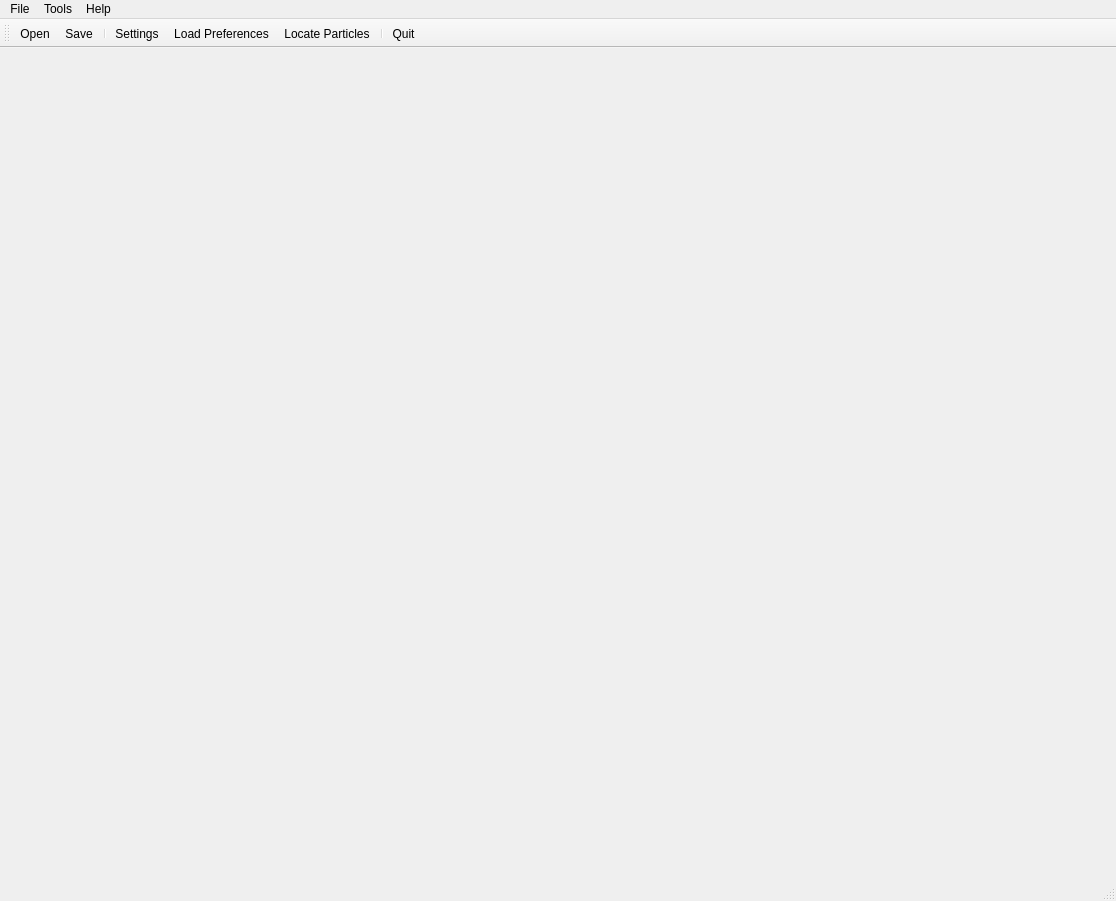
<?xml version="1.0" encoding="UTF-8"?>
<ui version="4.0">
 <class>MainWindow</class>
 <widget class="QMainWindow" name="MainWindow">
  <property name="enabled">
   <bool>true</bool>
  </property>
  <property name="geometry">
   <rect>
    <x>0</x>
    <y>0</y>
    <width>1116</width>
    <height>901</height>
   </rect>
  </property>
  <property name="windowTitle">
   <string>MainWindow</string>
  </property>
  <property name="autoFillBackground">
   <bool>false</bool>
  </property>
  <property name="iconSize">
   <size>
    <width>24</width>
    <height>24</height>
   </size>
  </property>
  <property name="animated">
   <bool>true</bool>
  </property>
  <widget class="QWidget" name="centralwidget">
   <property name="minimumSize">
    <size>
     <width>1116</width>
     <height>826</height>
    </size>
   </property>
   <layout class="QGridLayout" name="gridLayout">
    <property name="leftMargin">
     <number>0</number>
    </property>
    <property name="topMargin">
     <number>0</number>
    </property>
    <property name="rightMargin">
     <number>0</number>
    </property>
    <property name="bottomMargin">
     <number>0</number>
    </property>
    <property name="spacing">
     <number>0</number>
    </property>
   </layout>
  </widget>
  <widget class="QMenuBar" name="menubar">
   <property name="geometry">
    <rect>
     <x>0</x>
     <y>0</y>
     <width>1116</width>
     <height>21</height>
    </rect>
   </property>
   <widget class="QMenu" name="menuFile">
    <property name="title">
     <string>File</string>
    </property>
    <addaction name="action_open"/>
    <addaction name="actionOpen_Recent"/>
    <addaction name="action_save"/>
    <addaction name="action_quit"/>
   </widget>
   <widget class="QMenu" name="menuTools">
    <property name="title">
     <string>Tools</string>
    </property>
    <addaction name="action_settings"/>
   </widget>
   <widget class="QMenu" name="menuHelp">
    <property name="title">
     <string>Help</string>
    </property>
   </widget>
   <addaction name="menuFile"/>
   <addaction name="menuTools"/>
   <addaction name="menuHelp"/>
  </widget>
  <widget class="QStatusBar" name="statusbar"/>
  <widget class="QToolBar" name="toolBar">
   <property name="enabled">
    <bool>true</bool>
   </property>
   <property name="windowTitle">
    <string>toolBar</string>
   </property>
   <property name="autoFillBackground">
    <bool>false</bool>
   </property>
   <attribute name="toolBarArea">
    <enum>TopToolBarArea</enum>
   </attribute>
   <attribute name="toolBarBreak">
    <bool>false</bool>
   </attribute>
   <addaction name="action_open"/>
   <addaction name="action_save"/>
   <addaction name="separator"/>
   <addaction name="action_settings"/>
   <addaction name="action_load_preferences"/>
   <addaction name="action_locate_particles"/>
   <addaction name="separator"/>
   <addaction name="action_quit"/>
  </widget>
  <action name="action_open">
   <property name="icon">
    <iconset resource="resources.qrc">
     <normaloff>:/icons/if_Open_1493293.png</normaloff>:/icons/if_Open_1493293.png</iconset>
   </property>
   <property name="text">
    <string>Open</string>
   </property>
  </action>
  <action name="actionOpen_Recent">
   <property name="text">
    <string>Open Recent</string>
   </property>
  </action>
  <action name="action_save">
   <property name="icon">
    <iconset resource="resources.qrc">
     <normaloff>:/icons/if_Save_1493294.png</normaloff>:/icons/if_Save_1493294.png</iconset>
   </property>
   <property name="text">
    <string>Save</string>
   </property>
  </action>
  <action name="action_quit">
   <property name="icon">
    <iconset resource="resources.qrc">
     <normaloff>:/icons/if_Cancel_1493282.png</normaloff>:/icons/if_Cancel_1493282.png</iconset>
   </property>
   <property name="text">
    <string>Quit</string>
   </property>
  </action>
  <action name="action_load_preferences">
   <property name="icon">
    <iconset resource="resources.qrc">
     <normaloff>:/icons/if_stock_person_21482.png</normaloff>:/icons/if_stock_person_21482.png</iconset>
   </property>
   <property name="text">
    <string>Load Preferences</string>
   </property>
   <property name="toolTip">
    <string>Load User Preferences</string>
   </property>
  </action>
  <action name="action_locate_particles">
   <property name="icon">
    <iconset resource="resources.qrc">
     <normaloff>:/icons/if_stock_select-cell_21886.png</normaloff>:/icons/if_stock_select-cell_21886.png</iconset>
   </property>
   <property name="text">
    <string>Locate Particles</string>
   </property>
  </action>
  <action name="action_settings">
   <property name="icon">
    <iconset resource="resources.qrc">
     <normaloff>:/icons/if_Options_1493287.png</normaloff>:/icons/if_Options_1493287.png</iconset>
   </property>
   <property name="text">
    <string>Settings</string>
   </property>
   <property name="toolTip">
    <string>Configure Basic Settings</string>
   </property>
  </action>
 </widget>
 <resources>
  <include location="resources.qrc"/>
 </resources>
 <connections/>
</ui>
